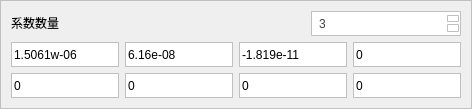
                 <widget class="QWidget" name="widget_19" native="true">
                  <property name="styleSheet">
                   <string notr="true">QWidget {
    border: 1px solid rgb(192, 192, 192); /* 默认边框颜色 */
}</string>
                  </property>
                  <layout class="QGridLayout" name="gridLayout_8">
                   <item row="0" column="0">
                    <layout class="QVBoxLayout" name="verticalLayout_14">
                     <item>
                      <layout class="QHBoxLayout" name="horizontalLayout_21">
                       <property name="spacing">
                        <number>0</number>
                       </property>
                       <item>
                        <widget class="QLabel" name="label_33">
                         <property name="minimumSize">
                          <size>
                           <width>120</width>
                           <height>25</height>
                          </size>
                         </property>
                         <property name="maximumSize">
                          <size>
                           <width>120</width>
                           <height>25</height>
                          </size>
                         </property>
                         <property name="styleSheet">
                          <string notr="true">QLabel {
    border: none; /* 去掉边框 */
    background: transparent; /* 设置背景透明（可选） */
}</string>
                         </property>
                         <property name="text">
                          <string>&lt;html&gt;&lt;head/&gt;&lt;body&gt;&lt;p&gt;系数数量&lt;/p&gt;&lt;/body&gt;&lt;/html&gt;</string>
                         </property>
                        </widget>
                       </item>
                       <item>
                        <spacer name="horizontalSpacer_33">
                         <property name="orientation">
                          <enum>Qt::Horizontal</enum>
                         </property>
                         <property name="sizeHint" stdset="0">
                          <size>
                           <width>40</width>
                           <height>20</height>
                          </size>
                         </property>
                        </spacer>
                       </item>
                       <item>
                        <widget class="QSpinBox" name="spinBox_2">
                         <property name="minimumSize">
                          <size>
                           <width>150</width>
                           <height>25</height>
                          </size>
                         </property>
                         <property name="maximumSize">
                          <size>
                           <width>150</width>
                           <height>25</height>
                          </size>
                         </property>
                         <property name="styleSheet">
                          <string notr="true">/* QSpinBox整体样式 */
QSpinBox {
    border: 1px solid rgb(192, 192, 192); /* 边框颜色 */
    border-radius: 1px;                  /* 圆角 */
    padding: 2px 5px;                    /* 内边距 */
    color: rgb(64, 64, 64);              /* 字体颜色 */
}

/* 鼠标悬停时的样式 */
QSpinBox:hover {
    border: 1px solid rgb(160,160,160); /* 边框变暗 */
}

/* 禁用状态的样式 */
QSpinBox:disabled {
    background: rgb(224, 224, 224);      /* 灰色背景 */
    color: rgb(128, 128, 128);           /* 字体颜色变灰 */
    border: 2px solid rgb(192, 192, 192); /* 边框颜色保持一致 */
}

/* 上下按钮的样式 */
QSpinBox::up-button, QSpinBox::down-button {
    background: rgb(255, 255, 255);      /* 按钮背景颜色 */
    border: 1px solid rgb(192, 192, 192); /* 边框颜色 */
    margin: 0.5px;                         /* 按钮与边框的间距 */
    border-radius: 1px;                  /* 按钮圆角 */
}

/* 鼠标悬停时按钮的样式 */
QSpinBox::up-button:hover, QSpinBox::down-button:hover {
    background: rgb(242,242,242);      /* 按钮背景变暗 */
}

/* 按下按钮时的样式 */
QSpinBox::up-button:pressed, QSpinBox::down-button:pressed {
    background: rgb(160, 160, 160);      /* 按钮背景更暗 */
}

/* 上按钮的箭头样式 */
QSpinBox::up-arrow {
    image: url(../res/up-arrow.png); /* 替换为你的上箭头图标路径 */
}

/* 下按钮的箭头样式 */
QSpinBox::down-arrow {
    image: url(:/res/down-arrow.png); /* 替换为你的下箭头图标路径 */

}

/* 禁用状态下的按钮样式 */
QSpinBox::up-button:disabled, QSpinBox::down-button:disabled {
    background: rgb(224, 224, 224);      /* 按钮背景变灰 */
}

QSpinBox QLineEdit::selection {
    background: rgb(192, 192, 192); /* 设置选中背景色为灰色 */
    color: rgb(255, 255, 255);     /* 设置选中文字颜色为白色 */
}</string>
                         </property>
                         <property name="minimum">
                          <number>1</number>
                         </property>
                         <property name="maximum">
                          <number>8</number>
                         </property>
                         <property name="value">
                          <number>3</number>
                         </property>
                        </widget>
                       </item>
                      </layout>
                     </item>
                     <item>
                      <layout class="QGridLayout" name="gridLayout_9">
                       <item row="0" column="0">
                        <widget class="QLineEdit" name="lineEdit_47">
                         <property name="minimumSize">
                          <size>
                           <width>0</width>
                           <height>25</height>
                          </size>
                         </property>
                         <property name="maximumSize">
                          <size>
                           <width>16777215</width>
                           <height>25</height>
                          </size>
                         </property>
                         <property name="styleSheet">
                          <string notr="true">QLineEdit {
    border: 1px solid rgb(192, 192, 192); /* 默认边框颜色 */
    background: white;                   /* 默认背景颜色 */
    color: black;                        /* 默认文字颜色 */
}

QLineEdit:focus {
    border: 1px solid rgb(50, 170, 233); /* 焦点时的边框颜色 */
    outline: none;                       /* 移除默认虚线框 */
}

QLineEdit:disabled {
    background: rgb(240, 240, 240);      /* 不可用时的背景颜色 */
    color: rgb(128, 128, 128);           /* 不可用时的文字颜色 */
}</string>
                         </property>
                         <property name="text">
                          <string>1.5061w-06</string>
                         </property>
                        </widget>
                       </item>
                       <item row="0" column="1">
                        <widget class="QLineEdit" name="lineEdit_48">
                         <property name="minimumSize">
                          <size>
                           <width>0</width>
                           <height>25</height>
                          </size>
                         </property>
                         <property name="maximumSize">
                          <size>
                           <width>16777215</width>
                           <height>25</height>
                          </size>
                         </property>
                         <property name="styleSheet">
                          <string notr="true">QLineEdit {
    border: 1px solid rgb(192, 192, 192); /* 默认边框颜色 */
    background: white;                   /* 默认背景颜色 */
    color: black;                        /* 默认文字颜色 */
}

QLineEdit:focus {
    border: 1px solid rgb(50, 170, 233); /* 焦点时的边框颜色 */
    outline: none;                       /* 移除默认虚线框 */
}

QLineEdit:disabled {
    background: rgb(240, 240, 240);      /* 不可用时的背景颜色 */
    color: rgb(128, 128, 128);           /* 不可用时的文字颜色 */
}</string>
                         </property>
                         <property name="text">
                          <string>6.16e-08</string>
                         </property>
                        </widget>
                       </item>
                       <item row="0" column="2">
                        <widget class="QLineEdit" name="lineEdit_49">
                         <property name="minimumSize">
                          <size>
                           <width>0</width>
                           <height>25</height>
                          </size>
                         </property>
                         <property name="maximumSize">
                          <size>
                           <width>16777215</width>
                           <height>25</height>
                          </size>
                         </property>
                         <property name="styleSheet">
                          <string notr="true">QLineEdit {
    border: 1px solid rgb(192, 192, 192); /* 默认边框颜色 */
    background: white;                   /* 默认背景颜色 */
    color: black;                        /* 默认文字颜色 */
}

QLineEdit:focus {
    border: 1px solid rgb(50, 170, 233); /* 焦点时的边框颜色 */
    outline: none;                       /* 移除默认虚线框 */
}

QLineEdit:disabled {
    background: rgb(240, 240, 240);      /* 不可用时的背景颜色 */
    color: rgb(128, 128, 128);           /* 不可用时的文字颜色 */
}</string>
                         </property>
                         <property name="text">
                          <string>-1.819e-11</string>
                         </property>
                        </widget>
                       </item>
                       <item row="0" column="3">
                        <widget class="QLineEdit" name="lineEdit_50">
                         <property name="minimumSize">
                          <size>
                           <width>0</width>
                           <height>25</height>
                          </size>
                         </property>
                         <property name="maximumSize">
                          <size>
                           <width>16777215</width>
                           <height>25</height>
                          </size>
                         </property>
                         <property name="styleSheet">
                          <string notr="true">QLineEdit {
    border: 1px solid rgb(192, 192, 192); /* 默认边框颜色 */
    background: white;                   /* 默认背景颜色 */
    color: black;                        /* 默认文字颜色 */
}

QLineEdit:focus {
    border: 1px solid rgb(50, 170, 233); /* 焦点时的边框颜色 */
    outline: none;                       /* 移除默认虚线框 */
}

QLineEdit:disabled {
    background: rgb(240, 240, 240);      /* 不可用时的背景颜色 */
    color: rgb(128, 128, 128);           /* 不可用时的文字颜色 */
}</string>
                         </property>
                         <property name="text">
                          <string>0</string>
                         </property>
                        </widget>
                       </item>
                       <item row="1" column="0">
                        <widget class="QLineEdit" name="lineEdit_51">
                         <property name="minimumSize">
                          <size>
                           <width>0</width>
                           <height>25</height>
                          </size>
                         </property>
                         <property name="maximumSize">
                          <size>
                           <width>16777215</width>
                           <height>25</height>
                          </size>
                         </property>
                         <property name="styleSheet">
                          <string notr="true">QLineEdit {
    border: 1px solid rgb(192, 192, 192); /* 默认边框颜色 */
    background: white;                   /* 默认背景颜色 */
    color: black;                        /* 默认文字颜色 */
}

QLineEdit:focus {
    border: 1px solid rgb(50, 170, 233); /* 焦点时的边框颜色 */
    outline: none;                       /* 移除默认虚线框 */
}

QLineEdit:disabled {
    background: rgb(240, 240, 240);      /* 不可用时的背景颜色 */
    color: rgb(128, 128, 128);           /* 不可用时的文字颜色 */
}</string>
                         </property>
                         <property name="text">
                          <string>0</string>
                         </property>
                        </widget>
                       </item>
                       <item row="1" column="1">
                        <widget class="QLineEdit" name="lineEdit_52">
                         <property name="minimumSize">
                          <size>
                           <width>0</width>
                           <height>25</height>
                          </size>
                         </property>
                         <property name="maximumSize">
                          <size>
                           <width>16777215</width>
                           <height>25</height>
                          </size>
                         </property>
                         <property name="styleSheet">
                          <string notr="true">QLineEdit {
    border: 1px solid rgb(192, 192, 192); /* 默认边框颜色 */
    background: white;                   /* 默认背景颜色 */
    color: black;                        /* 默认文字颜色 */
}

QLineEdit:focus {
    border: 1px solid rgb(50, 170, 233); /* 焦点时的边框颜色 */
    outline: none;                       /* 移除默认虚线框 */
}

QLineEdit:disabled {
    background: rgb(240, 240, 240);      /* 不可用时的背景颜色 */
    color: rgb(128, 128, 128);           /* 不可用时的文字颜色 */
}</string>
                         </property>
                         <property name="text">
                          <string>0</string>
                         </property>
                        </widget>
                       </item>
                       <item row="1" column="2">
                        <widget class="QLineEdit" name="lineEdit_53">
                         <property name="minimumSize">
                          <size>
                           <width>0</width>
                           <height>25</height>
                          </size>
                         </property>
                         <property name="maximumSize">
                          <size>
                           <width>16777215</width>
                           <height>25</height>
                          </size>
                         </property>
                         <property name="styleSheet">
                          <string notr="true">QLineEdit {
    border: 1px solid rgb(192, 192, 192); /* 默认边框颜色 */
    background: white;                   /* 默认背景颜色 */
    color: black;                        /* 默认文字颜色 */
}

QLineEdit:focus {
    border: 1px solid rgb(50, 170, 233); /* 焦点时的边框颜色 */
    outline: none;                       /* 移除默认虚线框 */
}

QLineEdit:disabled {
    background: rgb(240, 240, 240);      /* 不可用时的背景颜色 */
    color: rgb(128, 128, 128);           /* 不可用时的文字颜色 */
}</string>
                         </property>
                         <property name="text">
                          <string>0</string>
                         </property>
                        </widget>
                       </item>
                       <item row="1" column="3">
                        <widget class="QLineEdit" name="lineEdit_54">
                         <property name="minimumSize">
                          <size>
                           <width>0</width>
                           <height>25</height>
                          </size>
                         </property>
                         <property name="maximumSize">
                          <size>
                           <width>16777215</width>
                           <height>25</height>
                          </size>
                         </property>
                         <property name="styleSheet">
                          <string notr="true">QLineEdit {
    border: 1px solid rgb(192, 192, 192); /* 默认边框颜色 */
    background: white;                   /* 默认背景颜色 */
    color: black;                        /* 默认文字颜色 */
}

QLineEdit:focus {
    border: 1px solid rgb(50, 170, 233); /* 焦点时的边框颜色 */
    outline: none;                       /* 移除默认虚线框 */
}

QLineEdit:disabled {
    background: rgb(240, 240, 240);      /* 不可用时的背景颜色 */
    color: rgb(128, 128, 128);           /* 不可用时的文字颜色 */
}</string>
                         </property>
                         <property name="text">
                          <string>0</string>
                         </property>
                        </widget>
                       </item>
                      </layout>
                     </item>
                    </layout>
                   </item>
                  </layout>
                 </widget>
